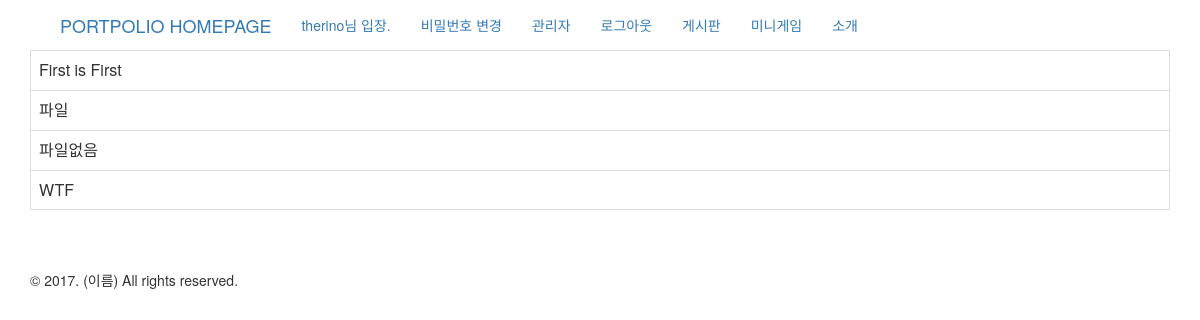
The app's page /board/showlist/ (signed in) with its own data.
### board/models.py (models this page shows)
class Shoplist(models.Model):
    user = models.ForeignKey('auth.User')
    name = models.TextField()

### board/views.py (the view)
def shopListShow(request):
    allshow = Shoplist.objects.all()
    results = allshow.filter(user_id=request.user)
    return render(request, 'board/shop_list.html', {'post': results})

### board/templates/board/shop_list.html
{% extends 'board/base_board.html' %}
{% block content %}
    <table class="table table-bordered table-hover">
    {% for item in post %}
        <tr>
        {% if item.name %}
        <td>{{item.name}}</td>
        {% else %}
        <td>failed</td>
        {% endif %}
        </tr>
    {% endfor %}
    </table>
{% endblock %}

### templates/base.html (shortened to what this page needs)
<head>
    <link rel="stylesheet" href="https://maxcdn.bootstrapcdn.com/bootstrap/3.3.7/css/bootstrap.min.css">
    {% load staticfiles %}
</head>
<body>
    <div class="container">
        <nav class="nav">
            <div class="container-fluid">
                <div class="navbar-header"><a class="navbar-brand" href="{% url 'home' %}">PORTPOLIO HOMEPAGE</a></div>
                    <ul class="nav navbar-nav">
                        {% if user.is_active %}
                        <li><a href="">{% firstof user.get_short_name user.get_username %}님 입장.</a></li>
                        <li>
                            <a href="{% url 'password_change' %}">비밀번호 변경</a>
                        </li>
                        {% if user.is_superuser %}
                        <li>
                            <a href="{% url 'admin:index' %}">관리자</a>
                        </li>
                        {% endif %}
                        <li>
                            <a href="{% url 'logout' %}">로그아웃</a>
                        </li>
                        {% endif %}
                        <li>
                            <a href="{% url 'board:index' %}">게시판</a>
                        </li>
                        <li>
                            <a href="{% url 'board:script' %}">미니게임</a>
                        </li>
                        <li>
                            <a href="{% url 'board:resume' %}">소개</a>
                        </li>
                    </ul>
            </div>
        </nav>
        {% block content %}{% endblock %}
        <br><br>
        {% block footer %}
        <div>&copy; 2017. (이름) All rights reserved.</div>{% endblock %}
    </div>
</body>
</html>

### records on screen
Shoplist: name "First is First"
Shoplist: name "파일"
Shoplist: name "파일없음"
Shoplist: name "WTF"
